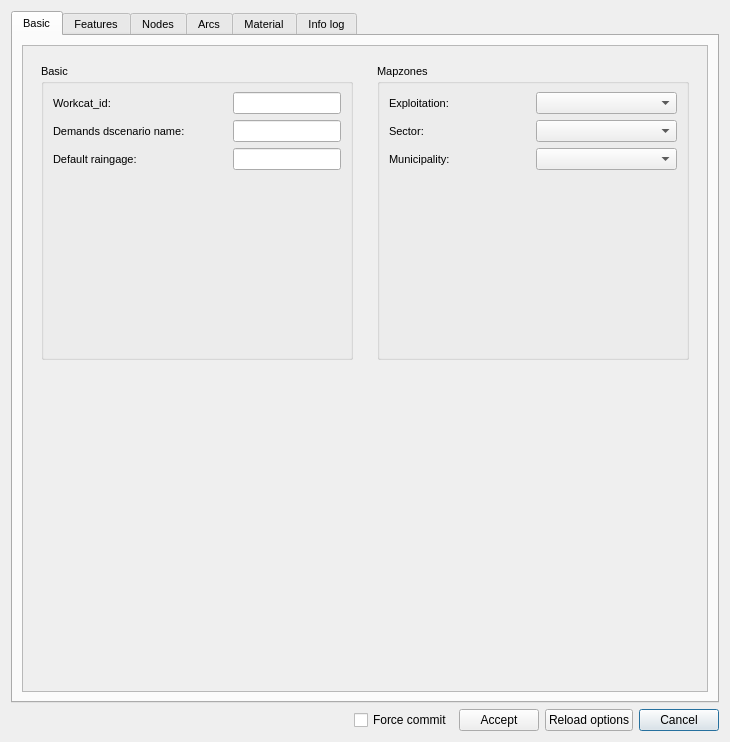
<?xml version="1.0" encoding="UTF-8"?>
<ui version="4.0">
 <class>dlg_inp_config_import</class>
 <widget class="QDialog" name="dlg_inp_config_import">
  <property name="geometry">
   <rect>
    <x>0</x>
    <y>0</y>
    <width>730</width>
    <height>742</height>
   </rect>
  </property>
  <property name="minimumSize">
   <size>
    <width>0</width>
    <height>0</height>
   </size>
  </property>
  <property name="windowTitle">
   <string>Config INP import</string>
  </property>
  <layout class="QGridLayout" name="gridLayout_4">
   <item row="0" column="0">
    <layout class="QGridLayout" name="gridLayout">
     <item row="1" column="0">
      <layout class="QGridLayout" name="lyt_buttons">
       <item row="0" column="5">
        <widget class="QPushButton" name="btn_cancel">
         <property name="text">
          <string>Cancel</string>
         </property>
        </widget>
       </item>
       <item row="0" column="4">
        <widget class="QPushButton" name="btn_reload">
         <property name="text">
          <string>Reload options</string>
         </property>
        </widget>
       </item>
       <item row="0" column="3">
        <widget class="QPushButton" name="btn_accept">
         <property name="text">
          <string>Accept</string>
         </property>
        </widget>
       </item>
       <item row="0" column="1">
        <spacer name="horizontalSpacer">
         <property name="orientation">
          <enum>Qt::Horizontal</enum>
         </property>
         <property name="sizeHint" stdset="0">
          <size>
           <width>40</width>
           <height>20</height>
          </size>
         </property>
        </spacer>
       </item>
       <item row="0" column="0">
        <widget class="QLabel" name="lbl_time">
         <property name="text">
          <string/>
         </property>
        </widget>
       </item>
       <item row="0" column="2">
        <widget class="QCheckBox" name="chk_force_commit">
         <property name="text">
          <string>Force commit</string>
         </property>
        </widget>
       </item>
      </layout>
     </item>
     <item row="0" column="0">
      <widget class="QTabWidget" name="mainTab">
       <property name="enabled">
        <bool>true</bool>
       </property>
       <property name="sizePolicy">
        <sizepolicy hsizetype="Expanding" vsizetype="Expanding">
         <horstretch>0</horstretch>
         <verstretch>0</verstretch>
        </sizepolicy>
       </property>
       <property name="font">
        <font>
         <pointsize>8</pointsize>
         <weight>50</weight>
         <bold>false</bold>
        </font>
       </property>
       <property name="toolTip">
        <string/>
       </property>
       <property name="tabShape">
        <enum>QTabWidget::Rounded</enum>
       </property>
       <property name="currentIndex">
        <number>0</number>
       </property>
       <widget class="QWidget" name="tab_basic">
        <attribute name="title">
         <string>Basic</string>
        </attribute>
        <layout class="QHBoxLayout" name="horizontalLayout_6">
         <item>
          <widget class="QScrollArea" name="scrollArea_2">
           <property name="sizePolicy">
            <sizepolicy hsizetype="Preferred" vsizetype="Preferred">
             <horstretch>0</horstretch>
             <verstretch>0</verstretch>
            </sizepolicy>
           </property>
           <property name="widgetResizable">
            <bool>true</bool>
           </property>
           <widget class="QWidget" name="scrollAreaWidgetContents_2">
            <property name="geometry">
             <rect>
              <x>0</x>
              <y>0</y>
              <width>684</width>
              <height>645</height>
             </rect>
            </property>
            <layout class="QGridLayout" name="gridLayout_2">
             <item row="0" column="1">
              <widget class="QFrame" name="frame">
               <property name="frameShape">
                <enum>QFrame::NoFrame</enum>
               </property>
               <property name="frameShadow">
                <enum>QFrame::Raised</enum>
               </property>
               <layout class="QGridLayout" name="gridLayout_22">
                <item row="0" column="0">
                 <widget class="QGroupBox" name="grb_mapzones">
                  <property name="sizePolicy">
                   <sizepolicy hsizetype="Preferred" vsizetype="Preferred">
                    <horstretch>0</horstretch>
                    <verstretch>0</verstretch>
                   </sizepolicy>
                  </property>
                  <property name="title">
                   <string>Mapzones</string>
                  </property>
                  <layout class="QGridLayout" name="gridLayout_11">
                   <item row="1" column="0">
                    <widget class="QLabel" name="label_4">
                     <property name="text">
                      <string>Sector:</string>
                     </property>
                    </widget>
                   </item>
                   <item row="4" column="0">
                    <spacer name="verticalSpacer_19">
                     <property name="orientation">
                      <enum>Qt::Vertical</enum>
                     </property>
                     <property name="sizeHint" stdset="0">
                      <size>
                       <width>20</width>
                       <height>40</height>
                      </size>
                     </property>
                    </spacer>
                   </item>
                   <item row="1" column="1">
                    <widget class="QComboBox" name="cmb_sector"/>
                   </item>
                   <item row="0" column="1">
                    <widget class="QComboBox" name="cmb_expl"/>
                   </item>
                   <item row="0" column="0">
                    <widget class="QLabel" name="label_2">
                     <property name="text">
                      <string>Exploitation:</string>
                     </property>
                    </widget>
                   </item>
                   <item row="3" column="0">
                    <layout class="QGridLayout" name="lyt_mapzones"/>
                   </item>
                   <item row="2" column="0">
                    <widget class="QLabel" name="label_3">
                     <property name="text">
                      <string>Municipality:</string>
                     </property>
                    </widget>
                   </item>
                   <item row="2" column="1">
                    <widget class="QComboBox" name="cmb_muni"/>
                   </item>
                  </layout>
                 </widget>
                </item>
               </layout>
              </widget>
             </item>
             <item row="0" column="0">
              <widget class="QFrame" name="frame_2">
               <property name="frameShape">
                <enum>QFrame::NoFrame</enum>
               </property>
               <property name="frameShadow">
                <enum>QFrame::Raised</enum>
               </property>
               <layout class="QGridLayout" name="gridLayout_16">
                <item row="0" column="0">
                 <widget class="QGroupBox" name="grb_basic">
                  <property name="title">
                   <string>Basic</string>
                  </property>
                  <layout class="QGridLayout" name="gridLayout_12">
                   <item row="1" column="0">
                    <widget class="QLabel" name="lbl_workcat">
                     <property name="text">
                      <string>Workcat_id:</string>
                     </property>
                    </widget>
                   </item>
                   <item row="4" column="0" rowspan="2">
                    <layout class="QGridLayout" name="lyt_basic"/>
                   </item>
                   <item row="6" column="0">
                    <spacer name="verticalSpacer_18">
                     <property name="orientation">
                      <enum>Qt::Vertical</enum>
                     </property>
                     <property name="sizeHint" stdset="0">
                      <size>
                       <width>20</width>
                       <height>40</height>
                      </size>
                     </property>
                    </spacer>
                   </item>
                   <item row="1" column="1">
                    <widget class="QLineEdit" name="txt_workcat">
                     <property name="sizePolicy">
                      <sizepolicy hsizetype="Fixed" vsizetype="Fixed">
                       <horstretch>0</horstretch>
                       <verstretch>0</verstretch>
                      </sizepolicy>
                     </property>
                    </widget>
                   </item>
                   <item row="2" column="0">
                    <widget class="QLabel" name="lbl_dscenario">
                     <property name="text">
                      <string>Demands dscenario name:</string>
                     </property>
                    </widget>
                   </item>
                   <item row="2" column="1">
                    <widget class="QLineEdit" name="txt_dscenario">
                     <property name="sizePolicy">
                      <sizepolicy hsizetype="Fixed" vsizetype="Fixed">
                       <horstretch>0</horstretch>
                       <verstretch>0</verstretch>
                      </sizepolicy>
                     </property>
                    </widget>
                   </item>
                   <item row="3" column="0">
                    <widget class="QLabel" name="lbl_raingage">
                     <property name="text">
                      <string>Default raingage:</string>
                     </property>
                    </widget>
                   </item>
                   <item row="3" column="1">
                    <widget class="QLineEdit" name="txt_raingage">
                     <property name="sizePolicy">
                      <sizepolicy hsizetype="Fixed" vsizetype="Fixed">
                       <horstretch>0</horstretch>
                       <verstretch>0</verstretch>
                      </sizepolicy>
                     </property>
                    </widget>
                   </item>
                  </layout>
                 </widget>
                </item>
               </layout>
              </widget>
             </item>
             <item row="1" column="0" colspan="2">
              <spacer name="verticalSpacer">
               <property name="orientation">
                <enum>Qt::Vertical</enum>
               </property>
               <property name="sizeHint" stdset="0">
                <size>
                 <width>20</width>
                 <height>40</height>
                </size>
               </property>
              </spacer>
             </item>
            </layout>
           </widget>
          </widget>
         </item>
        </layout>
       </widget>
       <widget class="QWidget" name="tab_feature">
        <attribute name="title">
         <string>Features</string>
        </attribute>
        <layout class="QGridLayout" name="gridLayout_8">
         <item row="1" column="0">
          <widget class="QTableWidget" name="tbl_feature">
           <attribute name="horizontalHeaderDefaultSectionSize">
            <number>200</number>
           </attribute>
           <attribute name="horizontalHeaderStretchLastSection">
            <bool>true</bool>
           </attribute>
           <column>
            <property name="text">
             <string>EPA type</string>
            </property>
           </column>
           <column>
            <property name="text">
             <string>Feature</string>
            </property>
           </column>
          </widget>
         </item>
         <item row="0" column="0">
          <widget class="QLabel" name="lbl_feature">
           <property name="text">
            <string>Select the appropriate feature_id for each EPA type from the options below. If needed, you can add a new feature type in the Giswater catalog and click the &quot;Reload Options&quot; button below.</string>
           </property>
           <property name="wordWrap">
            <bool>true</bool>
           </property>
          </widget>
         </item>
        </layout>
       </widget>
       <widget class="QWidget" name="tab_nodecat">
        <attribute name="title">
         <string>Nodes</string>
        </attribute>
        <layout class="QGridLayout" name="gridLayout_3">
         <item row="1" column="1">
          <widget class="QTableWidget" name="tbl_nodes">
           <attribute name="horizontalHeaderDefaultSectionSize">
            <number>200</number>
           </attribute>
           <attribute name="horizontalHeaderStretchLastSection">
            <bool>true</bool>
           </attribute>
           <column>
            <property name="text">
             <string>EPA type</string>
            </property>
           </column>
           <column>
            <property name="text">
             <string>Node catalog</string>
            </property>
           </column>
           <column>
            <property name="text">
             <string>New catalog name</string>
            </property>
           </column>
          </widget>
         </item>
         <item row="0" column="1">
          <widget class="QLabel" name="lbl_nodes">
           <property name="text">
            <string>Select the appropriate nodecat_id for each EPA type from the options below. If you choose &quot;Create new&quot;, enter the new name in the &quot;New catalog name&quot; column.</string>
           </property>
           <property name="wordWrap">
            <bool>true</bool>
           </property>
          </widget>
         </item>
        </layout>
       </widget>
       <widget class="QWidget" name="tab_arccat">
        <attribute name="title">
         <string>Arcs</string>
        </attribute>
        <layout class="QGridLayout" name="gridLayout_5">
         <item row="1" column="0">
          <widget class="QTableWidget" name="tbl_arcs">
           <attribute name="horizontalHeaderDefaultSectionSize">
            <number>150</number>
           </attribute>
           <attribute name="horizontalHeaderStretchLastSection">
            <bool>true</bool>
           </attribute>
           <column>
            <property name="text">
             <string>EPA type</string>
            </property>
           </column>
           <column>
            <property name="text">
             <string>dint</string>
            </property>
           </column>
           <column>
            <property name="text">
             <string>Roughness</string>
            </property>
           </column>
           <column>
            <property name="text">
             <string>Arc catalog</string>
            </property>
           </column>
           <column>
            <property name="text">
             <string>New catalog name</string>
            </property>
           </column>
          </widget>
         </item>
         <item row="0" column="0">
          <widget class="QLabel" name="lbl_arcs">
           <property name="text">
            <string>Select the appropriate arccat_id for each arc combination from the options below. If you choose &quot;Create new&quot;, enter the new name in the &quot;New catalog name&quot; column.</string>
           </property>
           <property name="wordWrap">
            <bool>true</bool>
           </property>
          </widget>
         </item>
        </layout>
       </widget>
       <widget class="QWidget" name="tab_material">
        <attribute name="title">
         <string>Material</string>
        </attribute>
        <layout class="QGridLayout" name="gridLayout_7">
         <item row="0" column="0">
          <widget class="QLabel" name="lbl_material">
           <property name="text">
            <string>Select the appropriate material for each roughness from the options below. If needed, you can add a new material in the Giswater catalog and click the &quot;Reload Options&quot; button below.</string>
           </property>
           <property name="wordWrap">
            <bool>true</bool>
           </property>
          </widget>
         </item>
         <item row="1" column="0">
          <widget class="QTableWidget" name="tbl_material">
           <attribute name="horizontalHeaderDefaultSectionSize">
            <number>200</number>
           </attribute>
           <attribute name="horizontalHeaderStretchLastSection">
            <bool>true</bool>
           </attribute>
           <column>
            <property name="text">
             <string>Roughness</string>
            </property>
           </column>
           <column>
            <property name="text">
             <string>Material</string>
            </property>
           </column>
          </widget>
         </item>
        </layout>
       </widget>
       <widget class="QWidget" name="tab_infolog">
        <attribute name="title">
         <string>Info log</string>
        </attribute>
        <layout class="QGridLayout" name="gridLayout_6">
         <item row="1" column="0">
          <widget class="QProgressBar" name="progressBar">
           <property name="value">
            <number>0</number>
           </property>
          </widget>
         </item>
         <item row="0" column="0">
          <widget class="QTextEdit" name="txt_infolog">
           <property name="readOnly">
            <bool>true</bool>
           </property>
          </widget>
         </item>
        </layout>
       </widget>
      </widget>
     </item>
    </layout>
   </item>
  </layout>
 </widget>
 <resources/>
 <connections/>
</ui>
